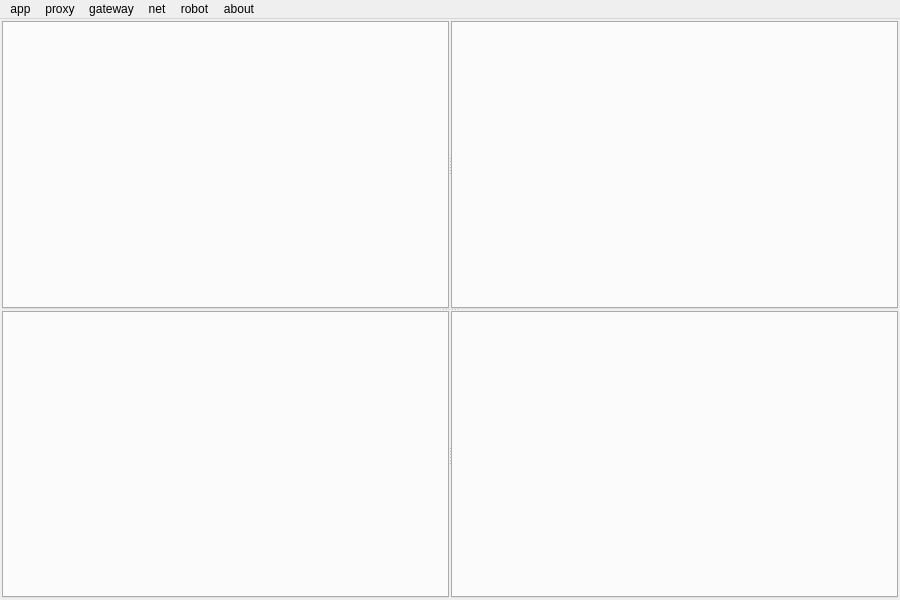
<?xml version="1.0" encoding="UTF-8"?>
<ui version="4.0">
 <class>MainWindow</class>
 <widget class="QMainWindow" name="MainWindow">
  <property name="geometry">
   <rect>
    <x>0</x>
    <y>0</y>
    <width>900</width>
    <height>600</height>
   </rect>
  </property>
  <property name="windowTitle">
   <string>MainWindow</string>
  </property>
  <widget class="QWidget" name="centralWidget">
   <layout class="QVBoxLayout" name="verticalLayout">
    <property name="spacing">
     <number>2</number>
    </property>
    <property name="leftMargin">
     <number>2</number>
    </property>
    <property name="topMargin">
     <number>2</number>
    </property>
    <property name="rightMargin">
     <number>2</number>
    </property>
    <property name="bottomMargin">
     <number>2</number>
    </property>
    <item>
     <widget class="QSplitter" name="splitterMid">
      <property name="orientation">
       <enum>Qt::Vertical</enum>
      </property>
      <property name="handleWidth">
       <number>2</number>
      </property>
      <widget class="QSplitter" name="splitterTop">
       <property name="orientation">
        <enum>Qt::Horizontal</enum>
       </property>
       <property name="handleWidth">
        <number>2</number>
       </property>
       <widget class="QTabWidget" name="tabWidgetPosition"/>
       <widget class="QTabWidget" name="tabWidgetOrder"/>
      </widget>
      <widget class="QSplitter" name="splitterBottom">
       <property name="orientation">
        <enum>Qt::Horizontal</enum>
       </property>
       <property name="handleWidth">
        <number>2</number>
       </property>
       <widget class="QTabWidget" name="tabWidgetLog"/>
       <widget class="QTabWidget" name="tabWidgetRobot"/>
      </widget>
     </widget>
    </item>
   </layout>
  </widget>
  <widget class="QMenuBar" name="menuBar">
   <property name="geometry">
    <rect>
     <x>0</x>
     <y>0</y>
     <width>900</width>
     <height>23</height>
    </rect>
   </property>
   <widget class="QMenu" name="menuApp">
    <property name="title">
     <string>app</string>
    </property>
    <addaction name="actionAppQuit"/>
   </widget>
   <widget class="QMenu" name="menuAbout">
    <property name="title">
     <string>about</string>
    </property>
    <widget class="QMenu" name="menu_NO_MONEY">
     <property name="title">
      <string>!!!NO MONEY!!!</string>
     </property>
     <addaction name="actionCrashInvalidParamCrash"/>
     <addaction name="actionCrashPureCallCrash"/>
     <addaction name="actionCrashDerefZeroCrash"/>
     <addaction name="actionCrashQFatal"/>
     <addaction name="actionCrashdebugbreak"/>
     <addaction name="actionCrashDebugBreak"/>
     <addaction name="actionCrashExit"/>
     <addaction name="actionCrashExitProcess"/>
     <addaction name="actionCrashTerminateProcess"/>
    </widget>
    <addaction name="actionAppVersion"/>
    <addaction name="menu_NO_MONEY"/>
   </widget>
   <widget class="QMenu" name="menuProxy">
    <property name="title">
     <string>proxy</string>
    </property>
    <addaction name="actionProxyStart"/>
    <addaction name="actionProxyStop"/>
   </widget>
   <widget class="QMenu" name="menuGateway">
    <property name="title">
     <string>gateway</string>
    </property>
    <addaction name="actionCtpConnect"/>
    <addaction name="actionCtpDisconnect"/>
   </widget>
   <widget class="QMenu" name="menuNet">
    <property name="title">
     <string>net</string>
    </property>
    <addaction name="actionNetStart"/>
    <addaction name="actionNetStop"/>
   </widget>
   <widget class="QMenu" name="menuRobot">
    <property name="title">
     <string>robot</string>
    </property>
    <addaction name="actionRobotStartAll"/>
    <addaction name="actionRobotStopAll"/>
   </widget>
   <addaction name="menuApp"/>
   <addaction name="menuProxy"/>
   <addaction name="menuGateway"/>
   <addaction name="menuNet"/>
   <addaction name="menuRobot"/>
   <addaction name="menuAbout"/>
  </widget>
  <action name="actionAppQuit">
   <property name="text">
    <string>appQuit</string>
   </property>
  </action>
  <action name="actionAppVersion">
   <property name="text">
    <string>appVersion</string>
   </property>
  </action>
  <action name="actionCrashPureCallCrash">
   <property name="text">
    <string>Crash_PureCallCrash</string>
   </property>
  </action>
  <action name="actionCrashInvalidParamCrash">
   <property name="text">
    <string>Crash_InvalidParamCrash</string>
   </property>
  </action>
  <action name="actionCrashDerefZeroCrash">
   <property name="text">
    <string>Crash_DerefZeroCrash</string>
   </property>
  </action>
  <action name="actionCrashQFatal">
   <property name="text">
    <string>Crash_qFatal</string>
   </property>
  </action>
  <action name="actionCrashdebugbreak">
   <property name="text">
    <string>Crash_debugbreak</string>
   </property>
  </action>
  <action name="actionCrashDebugBreak">
   <property name="text">
    <string>Crash_DebugBreak</string>
   </property>
  </action>
  <action name="actionCrashExit">
   <property name="text">
    <string>Crash_exit</string>
   </property>
  </action>
  <action name="actionCrashExitProcess">
   <property name="text">
    <string>Crash_ExitProcess</string>
   </property>
  </action>
  <action name="actionCrashTerminateProcess">
   <property name="text">
    <string>Crash_TerminateProcess</string>
   </property>
  </action>
  <action name="actionProxyStart">
   <property name="text">
    <string>proxyStart</string>
   </property>
  </action>
  <action name="actionProxyStop">
   <property name="text">
    <string>proxyStop</string>
   </property>
  </action>
  <action name="actionCtpConnect">
   <property name="text">
    <string>ctpConnect</string>
   </property>
  </action>
  <action name="actionCtpDisconnect">
   <property name="text">
    <string>ctpDisconnect</string>
   </property>
  </action>
  <action name="actionNetStart">
   <property name="text">
    <string>netStart</string>
   </property>
  </action>
  <action name="actionNetStop">
   <property name="text">
    <string>netStop</string>
   </property>
  </action>
  <action name="actionRobotStopAll">
   <property name="text">
    <string>robotStopAll</string>
   </property>
  </action>
  <action name="actionRobotStartAll">
   <property name="text">
    <string>robotStartAll</string>
   </property>
  </action>
  <action name="actionRobotAdd">
   <property name="text">
    <string>robotAdd</string>
   </property>
  </action>
  <action name="actionRobotDelete">
   <property name="text">
    <string>robotDelete</string>
   </property>
  </action>
  <action name="actionRobotStart">
   <property name="text">
    <string>robotStart</string>
   </property>
  </action>
  <action name="actionRobotStop">
   <property name="text">
    <string>robotStop</string>
   </property>
  </action>
 </widget>
 <layoutdefault spacing="6" margin="11"/>
 <resources/>
 <connections/>
</ui>
